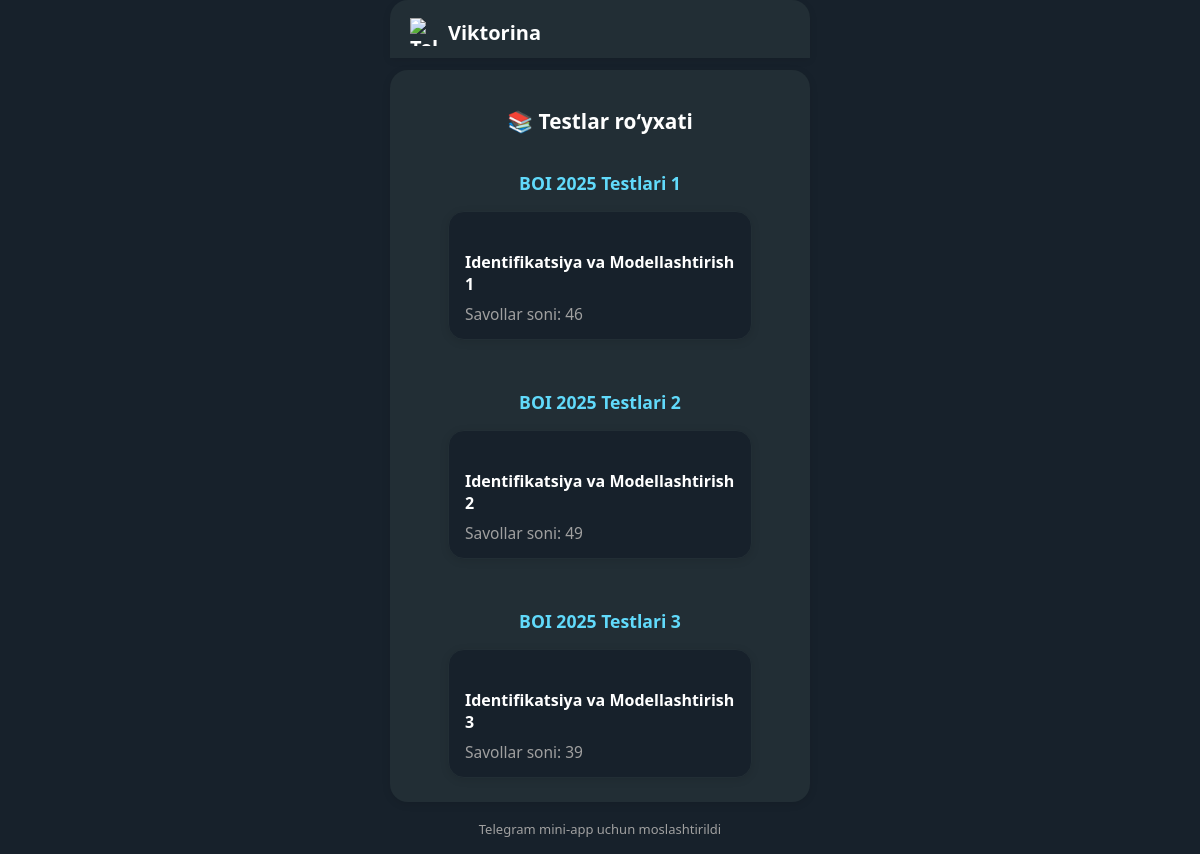
The app's page /quiz/ with its own data.
### quiz/models.py (models this page shows, shortened)
class Category(models.Model):
    name = models.CharField(max_length=200)

class Quiz(models.Model):
    title = models.CharField(max_length=255)
    category = models.ForeignKey(Category, on_delete=models.CASCADE, related_name="quizzes")

### quiz/views.py (the view)
# urls.py: path("", views.quiz_list, name="quiz_list"),
def quiz_list(request):
    categories = Category.objects.prefetch_related("quizzes__questions").all()
    return render(request, "quiz_list.html", {"categories": categories})

### templates/quiz_list.html (shortened to what this page needs)
{% extends "base.html" %}
{% block content %}
<h2 style="font-size: 1.3rem; font-weight: 600; text-align: center; margin-bottom: 18px; color: var(--tg-theme-text-color, #fff);">📚 Testlar ro‘yxati</h2>
<div style="display: flex; flex-direction: column; gap: 32px;">
  {% for category in categories %}
    <div>
      <h3 style="font-size: 1.1rem; font-weight: 600; color: var(--tg-theme-link-color, #61dafb); text-align: center; margin-bottom: 16px;">{{ category.name }}</h3>
      <div style="display: flex; flex-wrap: wrap; justify-content: center; gap: 18px;">
        {% for quiz in category.quizzes.all %}
          <a href="{% url 'quiz:start_quiz' quiz.id %}"
             style="display: block; width: 100%; max-width: 270px; background: var(--tg-theme-bg-color, #17212b); color: var(--tg-theme-text-color, #fff); border-radius: 16px; box-shadow: 0 2px 8px 0 rgba(0,0,0,0.10); padding: 18px 16px 14px 16px; text-decoration: none; transition: box-shadow 0.2s, transform 0.2s; border: 1px solid var(--tg-theme-hint-color, #222e35);">
            <h4 style="font-size: 1rem; font-weight: 600; margin-bottom: 8px; color: var(--tg-theme-text-color, #fff);">{{ quiz.title }}</h4>
            <p style="font-size: 0.97rem; color: var(--tg-theme-hint-color, #a0a0a0); margin: 0;">
              Savollar soni: {{ quiz.questions.count }}
            </p>
          </a>
        {% empty %}
          <p style="color: var(--tg-theme-hint-color, #a0a0a0); text-align: center; width: 100%;">Bu bo‘limda test yo‘q</p>
        {% endfor %}
      </div>
    </div>
  {% empty %}
    <p style="color: var(--tg-theme-hint-color, #a0a0a0); text-align: center;">Hali hech qanday bo‘lim va test qo‘shilmagan.</p>
  {% endfor %}
</div>
{% endblock %}

### templates/base.html (style rules this page uses)
body { background: var(--tg-theme-bg-color, #17212b); color: var(--tg-theme-text-color, #fff); font-family: 'Segoe UI', 'Arial', sans-serif; margin: 0; min-height: 100vh; }
a, button { color: var(--tg-theme-link-color, #61dafb); }

### records on screen
Category: name "BOI 2025 Testlari 1"
Quiz: title "Identifikatsiya va Modellashtirish 1", questions.count "46"
Category: name "BOI 2025 Testlari 2"
Quiz: title "Identifikatsiya va Modellashtirish 2", questions.count "49"
Category: name "BOI 2025 Testlari 3"
Quiz: title "Identifikatsiya va Modellashtirish 3", questions.count "39"
